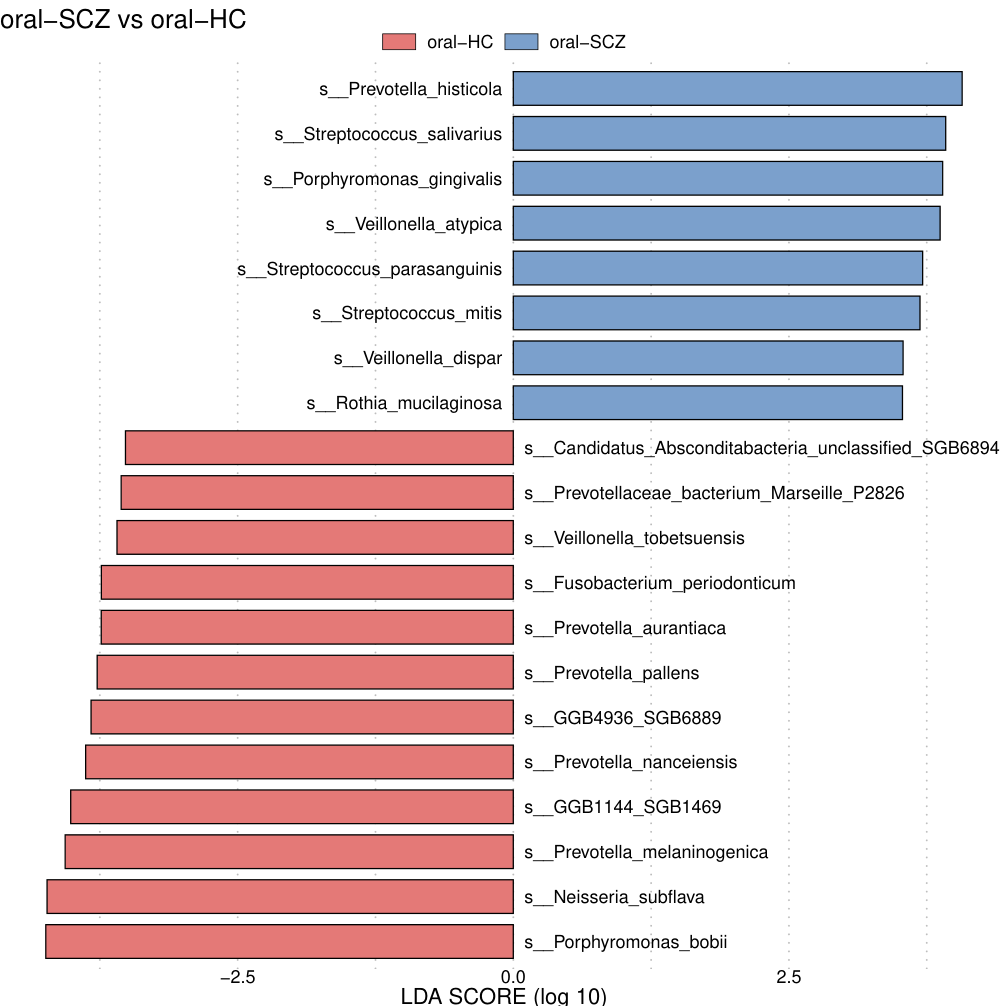

Here is the R script that generated this plot:
library(tidyverse)
library(lefser)
library(jsonlite)

args <- commandArgs(trailingOnly = TRUE)
print(args)

params_path <- args[1]
output_path <- args[2]
if(F){
  params_path <- "params.json"
  output_path <- "output"
}

data <- fromJSON(params_path)
control <- data$control |>
  mutate(select_group= data$groups_name$control)
treatment <- data$treatment |>
  mutate(select_group= data$groups_name$treatment)

list_path <- rbind(control, treatment)

metadata <- list_path[c("sample_name","select_group")]

rank <- data$rank

duplicated(list_path$sample_name)


read_abundabce <- function(path){
  df <-  read_tsv(path,comment = "#",col_names =F)
  colnames(df) <- c("clade_name","NCBI_tax_id","abundance","additional_species")
  df <- select(df,c("clade_name",all_of("abundance")))
  df
}
parse_metaphlan <- function(df,sample_name,rank) {
  df %>%
    mutate(clade_name = as.character(clade_name)) %>%
    separate_wider_delim(
      clade_name,
      delim = "|",
      names = c("KINGDOM", "PHYLUM", "CLASS", "ORDER", "FAMILY", "GENUS", "SPECIES","SGB"),
      too_few = "align_start"
    )|>
    mutate(row_rank=case_when(!is.na(SGB)~'SGB',
                              !is.na(SPECIES)~'SPECIES',
                              !is.na(GENUS)~'GENUS',
                              !is.na(FAMILY)~'FAMILY',
                              !is.na(ORDER)~'ORDER',
                              !is.na(CLASS)~'CLASS',
                              !is.na(PHYLUM)~'PHYLUM',
                              !is.na(KINGDOM)~'KINGDOM'))|>
    mutate(sample_name= sample_name) |> 
    filter(row_rank==rank) |>
    select(sample_name,taxonomy=all_of(rank),abundance) 
  
}

# sample_name <- "OCC8"
# df <- read_abundabce("/ssd1/wy/workspace2/nextflow_workspace/289364b1-295c-4710-833e-d68ec7c8918e/131f8806-35e3-4d7c-b234-f14a2119aaa7/2c88b345-822f-4285-9222-a18b9c3daa8b/output/metaphlan/OCC8/OCC8_profile.txt")
# parse_metaphlan(df,sample_name,rank) |>unique() |> dim()
# 



df_list <- apply(list_path,1, function(x){
  profile_path <- x[["profile"]]
  sample_name <- x[["sample_name"]]
  # df <-  read_tsv(term_path,comment = "#")
  # colnames(df) <- c("clade_name",sample_name)
  df <- read_abundabce(profile_path)
  df <- parse_metaphlan(df,sample_name,rank) 
  # df <- df |> filter(!grepl("\\|", term))
  df
})

df_long <- bind_rows(df_list)

merged_df <- df_long %>%
  pivot_wider(names_from = sample_name, values_from = abundance) |>
  mutate(across(where(is.numeric), ~replace_na(., 0))) |>
  column_to_rownames("taxonomy") 


# merged_df
metadata <- metadata |>column_to_rownames("sample_name")


se <- SummarizedExperiment(
  assays = list(count=as.matrix(merged_df)),
  colData =metadata
)
# colnames(merged_df)
# tn <- get_terminal_nodes(rownames(se))
# setn <- se[tn,]

# all(rownames(metadata) == colnames(merged_df)) 
# assay(se) |> head()
# b <- assay(setn)
set.seed(1234)
setn_ra <- relativeAb(se)
b <- assay(setn_ra)
res1 <- lefser(setn_ra, # relative abundance only with terminal nodes
              # kruskal.threshold=0.3,
              lda.threshold=2,
              classCol = "select_group")
dim(res1)
title <- paste0(c(data$groups_name$treatment,data$groups_name$control),collapse = " vs ")


lefserPlot(res1|> arrange(desc(abs(scores))) |> head(data$top_num),title =title)
pdf_file <- paste0(output_path,"/",str_replace_all(title," ","_"),".pdf")

ggsave(filename = pdf_file)
tsv_file <- paste0(output_path,"/",str_replace_all(title," ","_"),".tsv")

res1 |> inner_join(rownames_to_column(merged_df,"features"),by="features") |>
  write_tsv(file =tsv_file )

# data("zeller14")
# z14 <- zeller14[, zeller14$study_condition != "adenoma"]
# tn <- get_terminal_nodes(rownames(z14))
# z14tn <- z14[tn, ]
# z14tn_ra <- relativeAb(z14tn)
# z14_input <- rowNames2RowData(setn_ra)
# a <- assay(z14_input)
# resCl <- lefserClades(relab = z14_input, classCol = "select_group", lda.threshold=3)
# lefserPlotClad(df = resCl,showTipLabels =T,showNodeLabels="p",colors = "l")


# ggt


# 
# 
# data(zeller14)
# zeller14 <- zeller14[, zeller14$study_condition != "adenoma"]
# table(zeller14$age_category, zeller14$study_condition)
# assay(zeller14) |> class()
# rowData(zeller14)
# colData(zeller14)|> class()
# 
# lefser(zeller14, classCol = "study_condition", subclassCol = "age_category")
# 
# tn <- get_terminal_nodes(rownames(zeller14))
# zeller14tn <- zeller14[tn,]
# zeller14tn_ra <- relativeAb(zeller14tn)
# 
# set.seed(1234)
# res <- lefser(zeller14tn_ra, # relative abundance only with terminal nodes
#               classCol = "study_condition",
#               subclassCol = "age_category")
# head(res)
# lefserPlot(res)
# 
# lefserPlotClad(res, colors = "c", showTipLabels = FALSE, showNodeLabels = "p")
# 
# 
# data("zeller14")
# z14 <- zeller14[, zeller14$study_condition != "adenoma"]
# tn <- get_terminal_nodes(rownames(z14))
# z14tn <- z14[tn, ]
# z14tn_ra <- relativeAb(z14tn)
# z14_input <- rowNames2RowData(z14tn_ra)
# 
# resCl <- lefserClades(relab = z14_input, classCol = "study_condition")
# lefserPlotClad(df = resCl,showTipLabels =T,showNodeLabels="p")
# ggt
# 
# 
# 
# 
# 
# 
# 
# 
# se <- SummarizedExperiment(
#   assays = list(
#     counts = matrix(
#       rep(1, 4), ncol = 1, dimnames = list(LETTERS[1:4], "SAMP")
#     )
#   )
# )
# assay(se)
# assay(relativeAb(se))
# 
# 
# 
# 
# 
# 
# 
# 
# 
# 
# 
# 
# 
# counts <- matrix(
#   c(10, 5, 3, 20, 0, 7, 
#     15, 2, 4, 30, 1, 6), 
#   nrow = 3,
#   byrow = TRUE
# )
# rownames(counts) <- c("GeneA", "GeneB", "GeneC")
# colnames(counts) <- c("Sample1", "Sample2", "Sample3", "Sample4")
# 
# # 行注释 (基因信息)
# rowData <- DataFrame(
#   gene_id = c("GeneA", "GeneB", "GeneC"),
#   pathway = c("Pathway1", "Pathway2", "Pathway1")
# )
# 
# # 列注释 (样本信息)
# colData <- DataFrame(
#   sample_id = c("Sample1", "Sample2", "Sample3", "Sample4"),
#   group = c("Control", "Control", "Case", "Case")
# )
# 
# # 创建 SummarizedExperiment 对象
# se <- SummarizedExperiment(
#   assays = counts,
#   rowData = rowData,
#   colData = colData
# )
# 
# assay(se)
# rowData(se)
# colData(se)
# 
